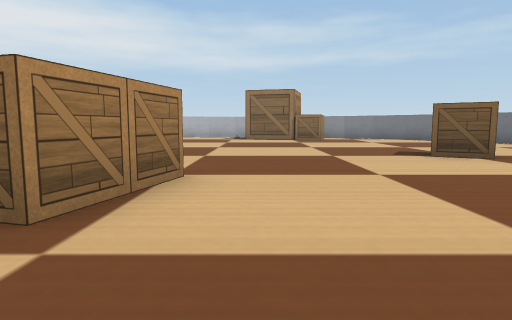
[1] (above)

17 first-person views from a walk through a Webots world. The camera is 0.06 m above the floor, tilts 6° down and sees 75° across. The floor is counted in squares, 0.1 m on a side. Each view is taken from the middle of a square. On the plan, view 1 faces up. The plan holds only what a view shows up to about 9 squares ahead; the rest is blank. The robots in the file are not drawn. Webots' stock objects and surfaces are drawn as simple stand-ins.

[2]
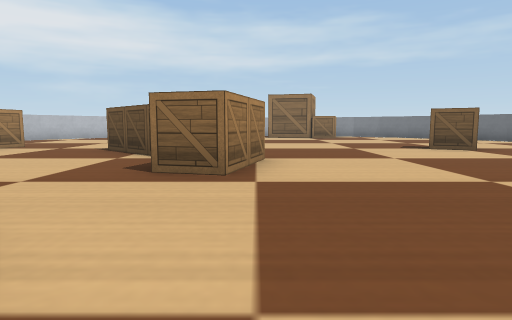

[3]
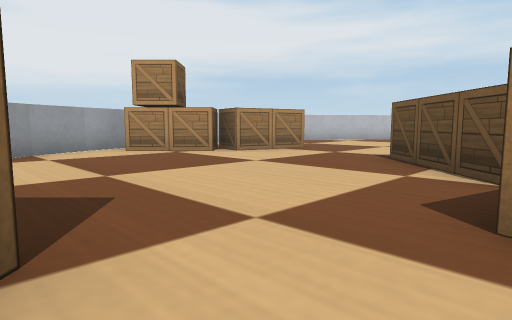

[4]
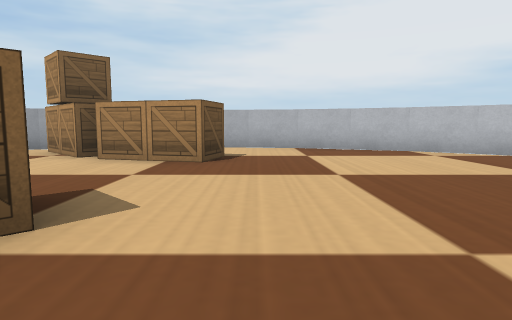

[5]
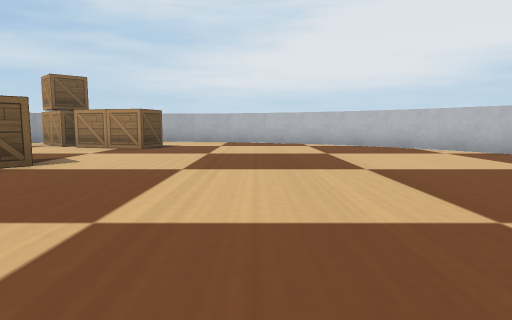

[6]
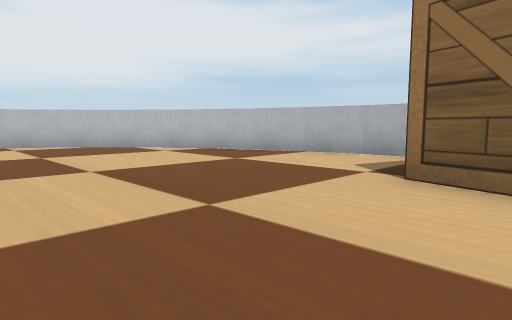

[7]
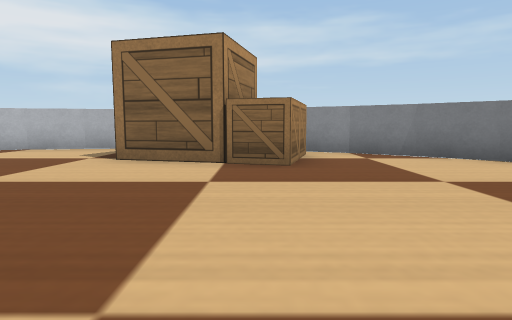

[8]
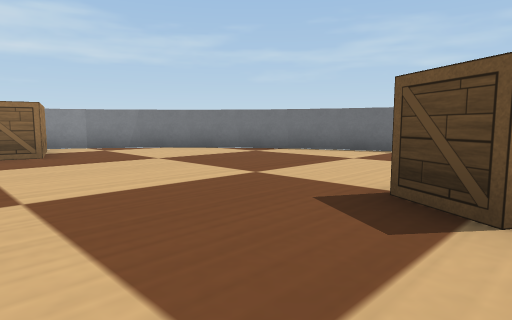

[9]
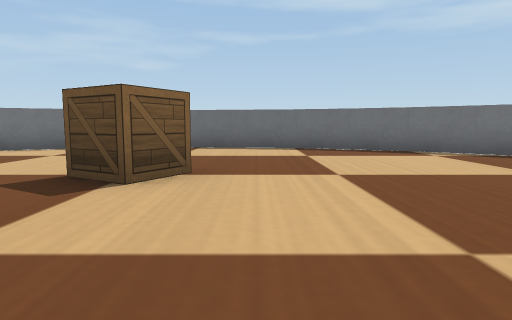

[10]
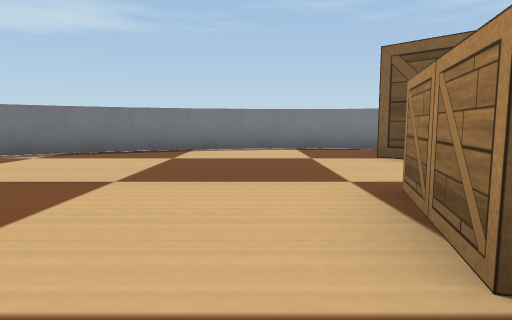

[11]
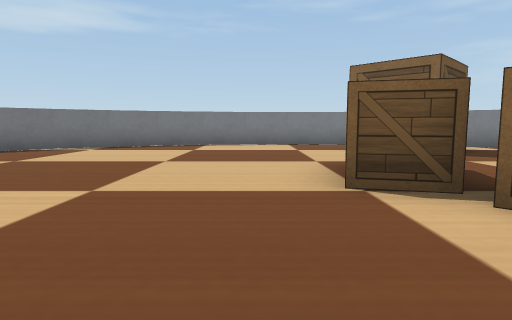

[12]
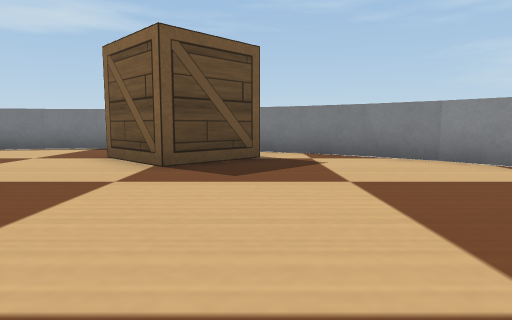

[13]
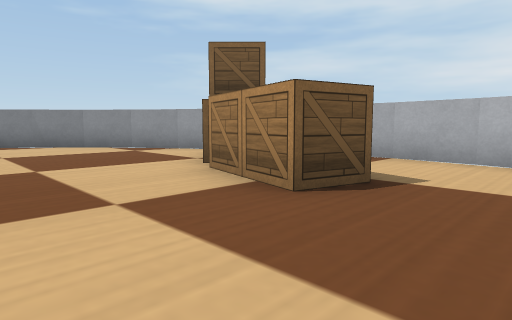

[14]
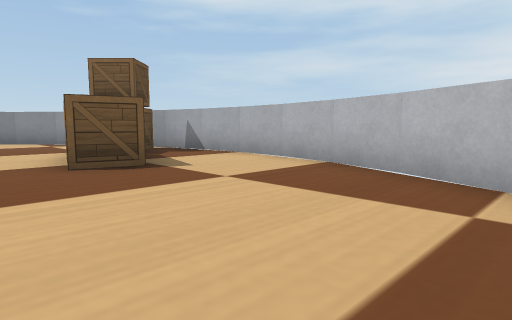

[15]
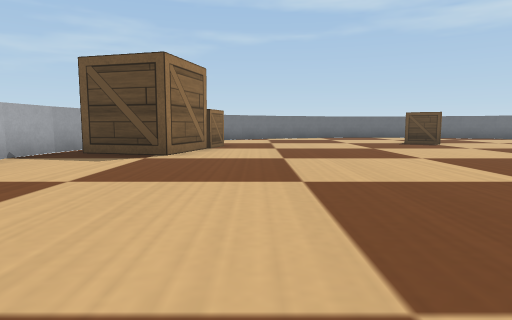

[16]
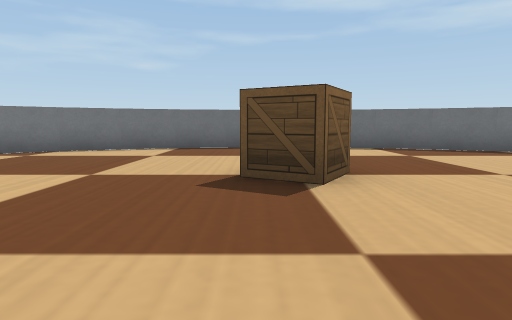

[17]
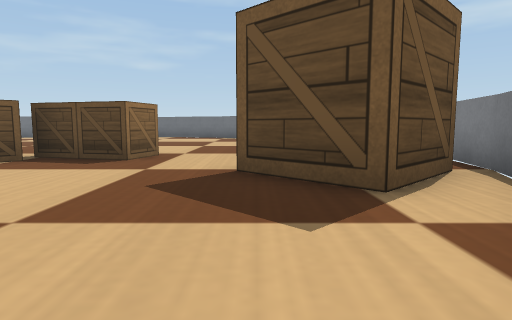

### Floor plan
Points are (right, up) in squares from view 1. A wall is a line through its corners. A room is listed if a view was taken in it or the views show most of it. See-through windows are left out.
Room 1 (views 1, 2, 3, 4, 5, 6, 7, 8, 9, 10, 11, 12, 13, 14, 15, 16, 17)
walls: (1.2, 16.2) (0.3, 16.4) (-1, 16.5); (-2.2, 16.4) (-3.6, 16.2); (-0.9, 16.5) (-2.4, 16.4); (-3.5, 16.2) (-4.8, 15.7); (-5.9, 15.2) (-7.2, 14.4); (4.1, 15.1) (3, 15.6); (-4.8, 15.8) (-6, 15.2); (-7, 14.5) (-8.2, 13.5); (-8, 13.6) (-8.9, 12.6) (-9.7, 11.5); (6.1, 13.5) (5, 14.5); (5.2, 14.4) (3.9, 15.2); (7.7, 11.4) (6.9, 12.6); (-9.6, 11.6) (-10.2, 10.3) (-10.7, 9); (7, 12.6) (6, 13.6); (8.3, 10.2) (7.6, 11.6); (-10.6, 9.2) (-10.9, 7.7); (8.7, 9) (8.2, 10.3); (-10.9, 7.8) (-11, 6.4); (-11, 6.5) (-10.9, 5.1); (9, 6.4) (8.9, 7.8) (8.6, 9.1); (-10.9, 5.3) (-10.7, 3.9) (-10.2, 2.6); (8.9, 5.1) (9, 6.5); (8.6, 3.8) (8.9, 5.3); (8.2, 2.6) (8.7, 3.9); (-10.3, 2.8) (-9.6, 1.4); (-9.7, 1.6) (-8.9, 0.4); (7.6, 1.4) (8.3, 2.7); (6.9, 0.4) (7.7, 1.5); (6.5, -0.1) (7, 0.5); (-9, 0.4) (-8.1, -0.6); (-7.1, -1.4) (-6, -2.2) (-5, -2.7); (-8.2, -0.5) (-7, -1.5); (5, -1.5) (5.9, -0.7); (2.8, -2.7) (4, -2.1); (3.9, -2.2) (5.2, -1.4); (0.2, -3.4) (1.7, -3.1); (-4.2, -3) (-3.5, -3.2); (-1.1, -3.5) (0.4, -3.4); (-3.6, -3.2) (-2.3, -3.4) (-1, -3.5); (1.6, -3.2) (2.9, -2.7)
objects: wooden box (-10, 4) to (-8, 5); wooden box (-8, 6) to (-8, 7); wooden box (-5, -2) to (-2, 0); wooden box (-4, 5) to (-2, 6); wooden box (-2, 2) to (-1, 4); wooden box (0, 14) to (1, 15); wooden box (2, 13) to (3, 15); wooden box (4, 6) to (4, 7)

Positions as (right, up) in squares from view 1, and headings:
1: (0, 0), facing up
2: (-1, -2), facing up
3: (-2, 0), facing up-left
4: (-2, 8), facing left
5: (1, 10), facing left
6: (1, 10), facing up-left
7: (2, 8), facing up
8: (1, 6), facing up-right
9: (0, 5), facing right
10: (0, 5), facing down
11: (0, 7), facing down
12: (-5, 5), facing down
13: (-5, 9), facing down-left
14: (-6, 12), facing down-left
15: (-7, 12), facing right
16: (0, 7), facing right
17: (-8, 0), facing right
